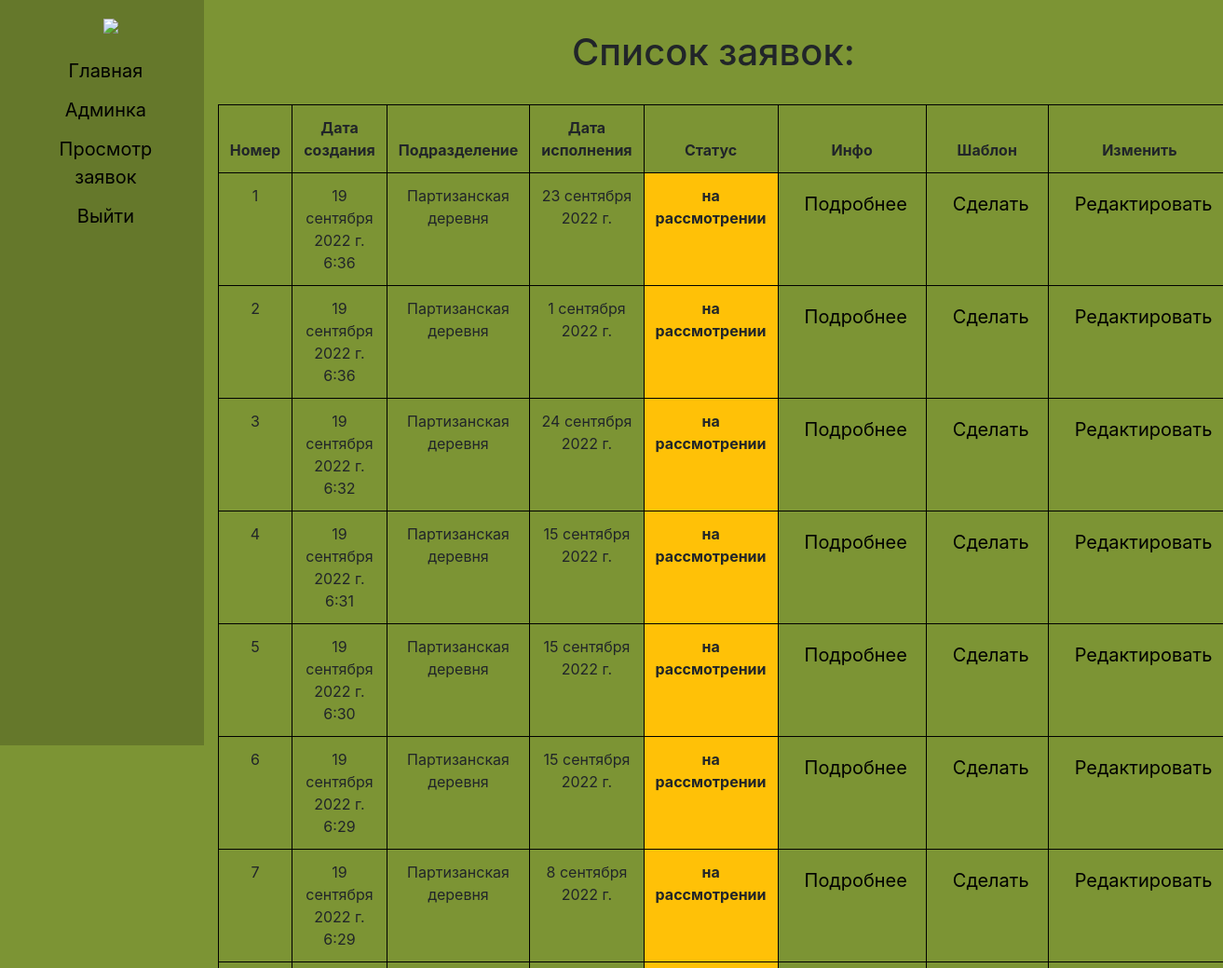
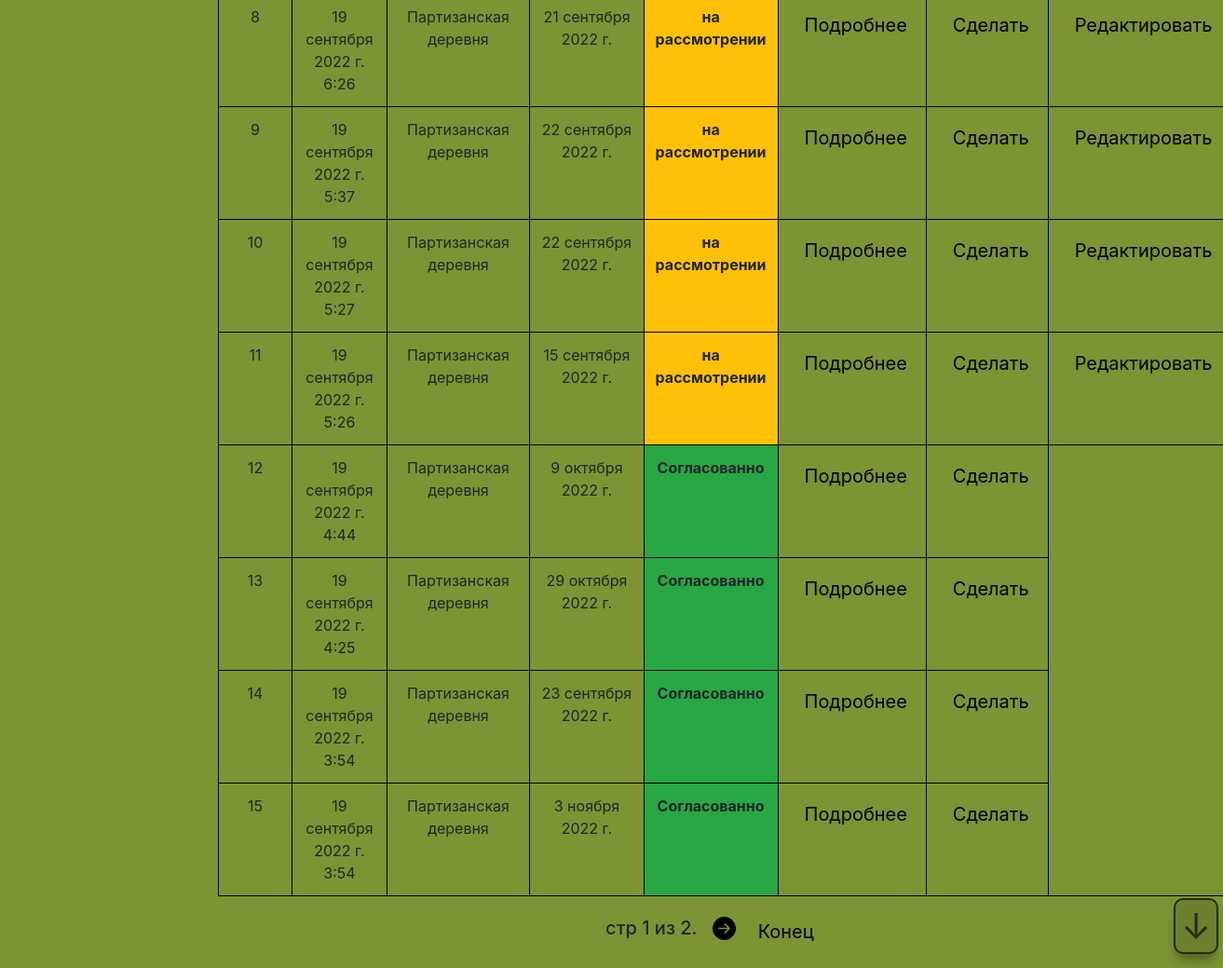
The app's page /zayavki_list/ (signed in), older data (2 pictures, top to bottom).
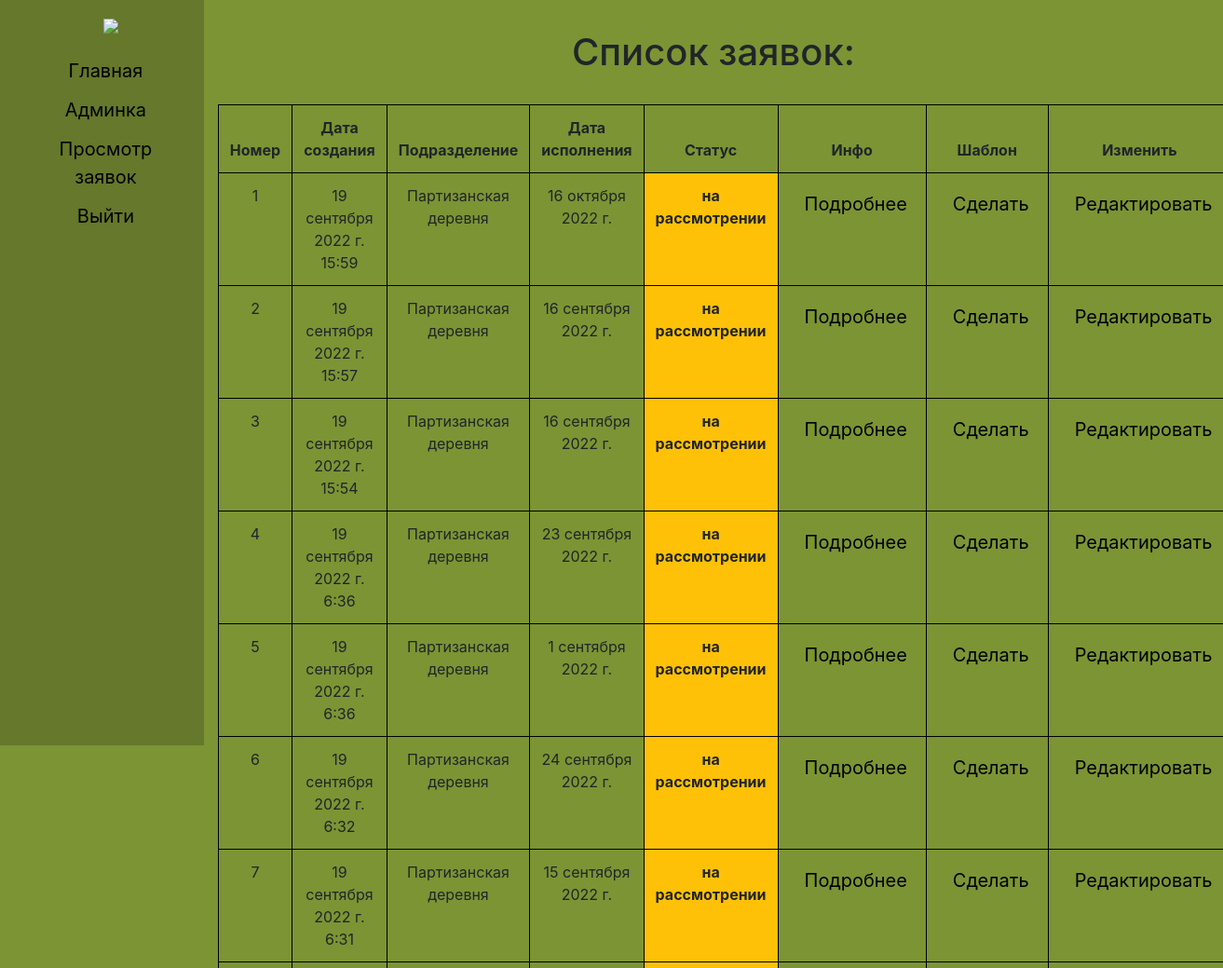
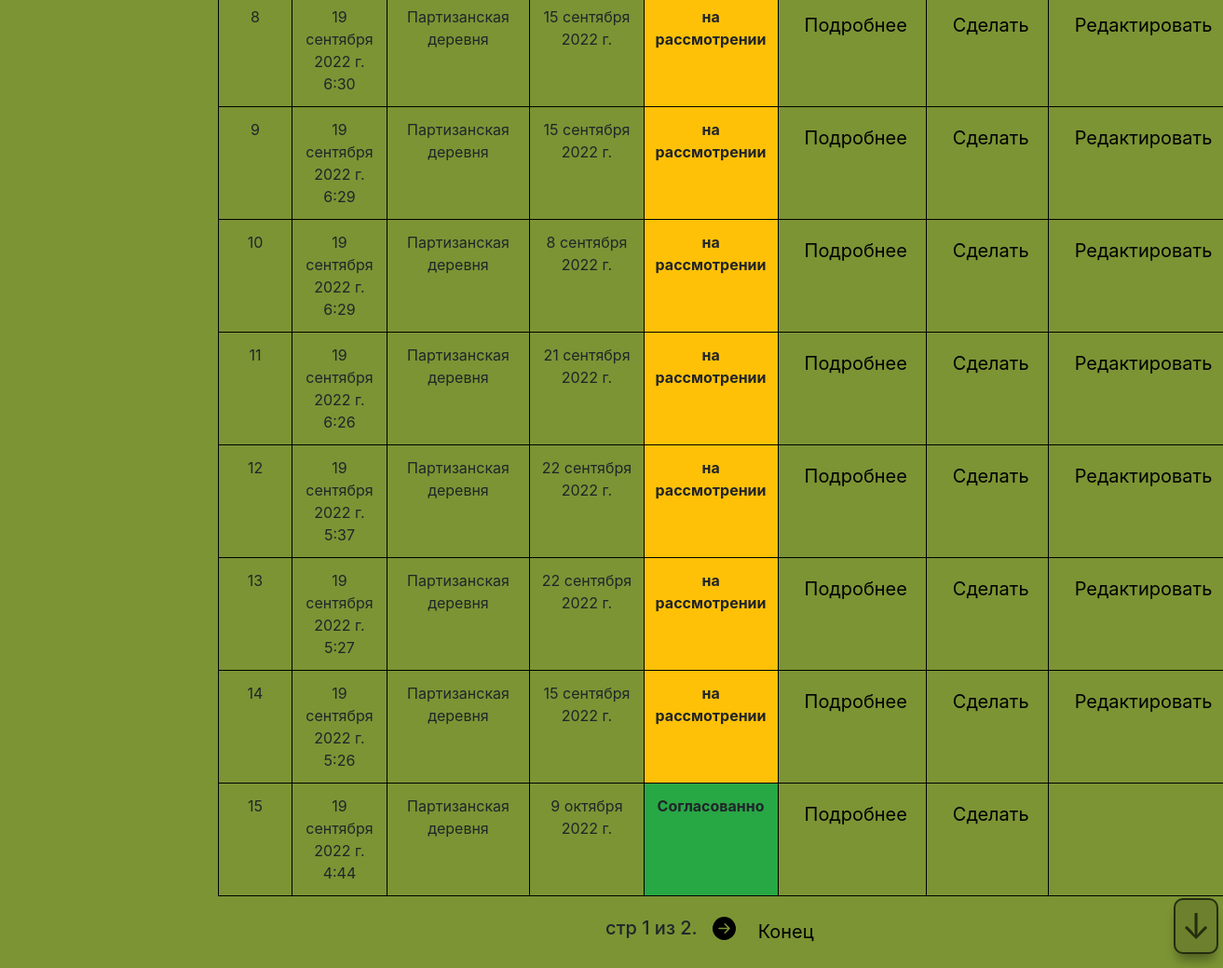
The same page, newer data (2 pictures, top to bottom).
### zayavki/models.py (models this page shows, shortened)
class ListApplication(models.Model):
    customer = models.ForeignKey(CustomUser, on_delete=models.SET_NULL, related_name='customer_applicationsList', null=True)
    created = models.DateTimeField(default=timezone.now)
    date_applications = models.DateField('Дата исполнения')
    subdivision = models.ForeignKey(Subdivision, on_delete=models.SET_NULL, related_name='subdivisioninApplicationlist',
                                    null=True)
    status = models.CharField('Статус', max_length=30,default='на рассмотрении')
    viza = models.ForeignKey(CustomUser, on_delete=models.SET_NULL, related_name='viza_application', null=True,default=None,blank=True)
    comment = models.TextField('Комментарий', max_length=300, default='Нет комментария')
    class Meta:
        verbose_name = 'Список заявок'
        verbose_name_plural = 'Список заявок'
    def check_status(self):
        if self.status == 'на рассмотрении':
            return False
        else:
            return True
    def color_status(self):
        if self.status == "Согласованно":
            return "success"
        elif self.status == "Не согласованно":
            return "danger"
    def change_zayavki(self):
        if self.status == 'на рассмотрении' or self.status == 'Не согласованно':
            return True
        return False

### accounts/models.py (models this page shows, shortened)
class Subdivision(models.Model):
    title = models.CharField('Подразделение', max_length=50, default='')
    class Meta:
        verbose_name = 'Подразделение'
        verbose_name_plural = 'Подразделения'

### accounts/views.py (the view, shortened to what this page needs)
# urls.py: path('zayavki_list/',views.zayavki_list, name='zayavki_list'),
@login_required(login_url='/login/')
def zayavki_list(request):
    if request.user.is_superuser:
        zayavki = ListApplication.objects.all().order_by('-created')
        paginator = Paginator(zayavki, 15)
        page_number = request.GET.get('page')
        page_obj = paginator.get_page(page_number)
        return render(request, 'zayavki_list.html', {'page_obj': page_obj,'zayavki':zayavki})

### templates/zayavki_list.html (shortened to what this page needs)
{% extends '_base.html' %}
{%block content%}
<h1 class = "title-page">Cписок заявок: {{user.subdivision.title}}</h1>
{%if zayavki%}
<table  class="table table-bordered">
  <thead>
   <tr>
    <th>Номер</th>
    <th>Дата создания</th>
    <th>Подразделение</th>
     <th>Дата исполнения</th>
     <th>Статус</th>
     <th>Инфо</th>
     <th>Шаблон</th>
     <th>Изменить</th>
   </tr>
  </thead>
   <tbody >
     {% for temp in page_obj %}
        <td>{{ forloop.counter }}</td>
        <td>{{temp.created}}</td>
        <td>{{temp.subdivision.title}}</td>
        <td>{{temp.date_applications}}</td>
     {% if not temp.check_status %}
        <td class="bg-warning" style="font-weight:bold">{{temp.status}}</td>
     {%else%}
        <td class="bg-{{temp.color_status}}" style="font-weight:bold">{{temp.status}}</td>
     {%endif%}
        <td><a href="{% url 'application_detail' temp.id  %}">Подробнее</a></td>
        <td><a href="{% url 'shablon_zayavki' temp.id temp.subdivision.id  %}">Сделать</a></td>
        {% if temp.change_zayavki %}
        <td><a href="{% url 'update_zayavki' temp.id temp.subdivision.id  %}">Редактировать</a></td>
        {%endif%}
     {% endfor %}
   </tbody>
   </table>
<nav aria-label="Page navigation example">
    <ul class="mypagination">
        <h5 class="">
            стр {{ page_obj.number }} из {{ page_obj.paginator.num_pages }}.
        </h5>
        {% if page_obj.has_next %}
         <li><a href="?page={{ page_obj.next_page_number }}"><svg xmlns="http://www.w3.org/2000/svg" width="25" height="25" fill="currentColor" class="bi bi-arrow-right-circle-fill" viewBox="0 0 16 16">
  <path d="M8 0a8 8 0 1 1 0 16A8 8 0 0 1 8 0zM4.5 7.5a.5.5 0 0 0 0 1h5.793l-2.147 2.146a.5.5 0 0 0 .708.708l3-3a.5.5 0 0 0 0-.708l-3-3a.5.5 0 1 0-.708.708L10.293 7.5H4.5z"/>
</svg></a></li>
        <li><a href="?page={{ page_obj.paginator.num_pages }}">Конец</a></li>
        {% endif %}
    </ul>
</nav>
{%else%}
<h1>ваш список пуст</h1>
{%endif%}
{%endblock content%}

Row changes from the older to the newer data that the page shows:
no longer on this page (row unchanged): ListApplication: created "19 сентября 2022 г. 4:25", subdivision "Партизанская деревня", date_applications "29 октября 2022 г.", status "Согласованно"
no longer on this page (row unchanged): ListApplication: created "19 сентября 2022 г. 3:54", subdivision "Партизанская деревня", date_applications "23 сентября 2022 г.", status "Согласованно"
no longer on this page (row unchanged): ListApplication: created "19 сентября 2022 г. 3:54", subdivision "Партизанская деревня", date_applications "3 ноября 2022 г.", status "Согласованно"
added ListApplication: created "19 сентября 2022 г. 15:59", subdivision "Партизанская деревня", date_applications "16 октября 2022 г.", status "на рассмотрении", shows "Редактировать"
added ListApplication: created "19 сентября 2022 г. 15:57", subdivision "Партизанская деревня", date_applications "16 сентября 2022 г.", status "на рассмотрении", shows "Редактировать"
added ListApplication: created "19 сентября 2022 г. 15:54", subdivision "Партизанская деревня", date_applications "16 сентября 2022 г.", status "на рассмотрении", shows "Редактировать"
